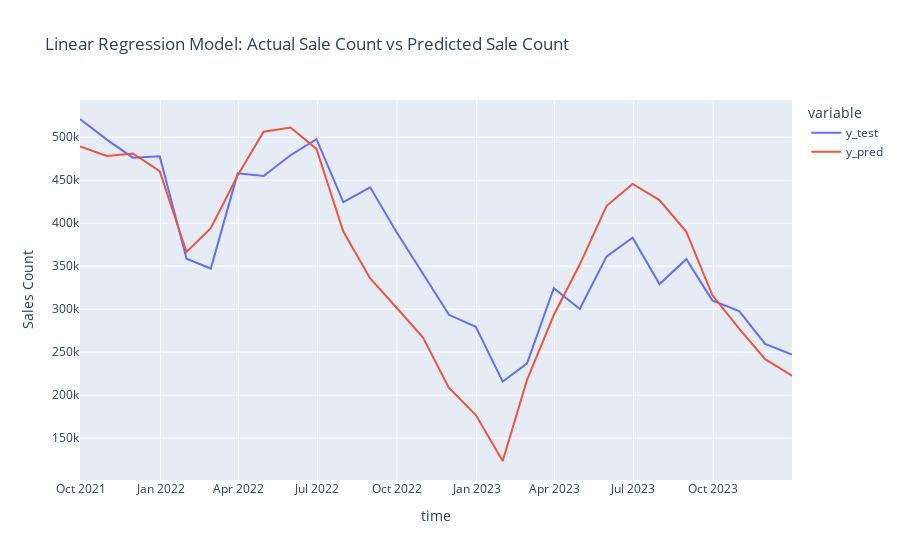

Source (notebook cell):
### Code cell
fig = px.line(us_sales_pred, labels={'value': 'Sales Count'}, title="Linear Regression Model: Actual Sale Count vs Predicted Sale Count")
fig.show()

### Figure 1 — Plotly figure (JSON) as saved in the notebook; plotly's stock layout.template omitted (floating-point values rounded to 4 significant figures)
{"data": [{"hovertemplate": "variable=y_test<br>time=%{x}<br>Sales Count=%{y}<extra></extra>", "legendgroup": "y_test", "line": {"color": "#636efa", "dash": "solid"}, "marker": {"symbol": "circle"}, "mode": "lines", "name": "y_test", "orientation": "v", "showlegend": true, "type": "scatter", "x": ["2021-09-30T00:00:00", "2021-10-31T00:00:00", "2021-11-30T00:00:00", "2021-12-31T00:00:00", "2022-01-31T00:00:00", "2022-02-28T00:00:00", "2022-03-31T00:00:00", "2022-04-30T00:00:00", "2022-05-31T00:00:00", "2022-06-30T00:00:00", "2022-07-31T00:00:00", "2022-08-31T00:00:00", "2022-09-30T00:00:00", "2022-10-31T00:00:00", "2022-11-30T00:00:00", "2022-12-31T00:00:00", "2023-01-31T00:00:00", "2023-02-28T00:00:00", "2023-03-31T00:00:00", "2023-04-30T00:00:00", "2023-05-31T00:00:00", "2023-06-30T00:00:00", "2023-07-31T00:00:00", "2023-08-31T00:00:00", "2023-09-30T00:00:00", "2023-10-31T00:00:00", "2023-11-30T00:00:00", "2023-12-31T00:00:00"], "xaxis": "x", "y": [521134, 497129, 476194, 477708, 358635, 347239, 457917, 454887, 479039, 497751, 424451, 441639, 390240, 340227, 293421, 279547, 215794, 236659, 324357, 300173, 361399, 383060, 329179, 358131, 310184, 297774, 259520, 247222], "yaxis": "y"}, {"hovertemplate": "variable=y_pred<br>time=%{x}<br>Sales Count=%{y}<extra></extra>", "legendgroup": "y_pred", "line": {"color": "#EF553B", "dash": "solid"}, "marker": {"symbol": "circle"}, "mode": "lines", "name": "y_pred", "orientation": "v", "showlegend": true, "type": "scatter", "x": ["2021-09-30T00:00:00", "2021-10-31T00:00:00", "2021-11-30T00:00:00", "2021-12-31T00:00:00", "2022-01-31T00:00:00", "2022-02-28T00:00:00", "2022-03-31T00:00:00", "2022-04-30T00:00:00", "2022-05-31T00:00:00", "2022-06-30T00:00:00", "2022-07-31T00:00:00", "2022-08-31T00:00:00", "2022-09-30T00:00:00", "2022-10-31T00:00:00", "2022-11-30T00:00:00", "2022-12-31T00:00:00", "2023-01-31T00:00:00", "2023-02-28T00:00:00", "2023-03-31T00:00:00", "2023-04-30T00:00:00", "2023-05-31T00:00:00", "2023-06-30T00:00:00", "2023-07-31T00:00:00", "2023-08-31T00:00:00", "2023-09-30T00:00:00", "2023-10-31T00:00:00", "2023-11-30T00:00:00", "2023-12-31T00:00:00"], "xaxis": "x", "y": [489200.0, 478100.0, 481000.0, 460400.0, 366500.0, 394100.0, 455300.0, 506400.0, 511200.0, 486300.0, 390300.0, 335800.0, 302300.0, 267000.0, 208400.0, 176900.0, 123400.0, 217500.0, 293200.0, 352100.0, 420200.0, 445700.0, 426800.0, 389900.0, 316400.0, 277300.0, 241800.0, 222700.0], "yaxis": "y"}], "layout": {"legend": {"title": {"text": "variable"}, "tracegroupgap": 0}, "title": {"text": "Linear Regression Model: Actual Sale Count vs Predicted Sale Count"}, "xaxis": {"anchor": "y", "domain": [0, 1], "title": {"text": "time"}}, "yaxis": {"anchor": "x", "domain": [0, 1], "title": {"text": "Sales Count"}}}}
